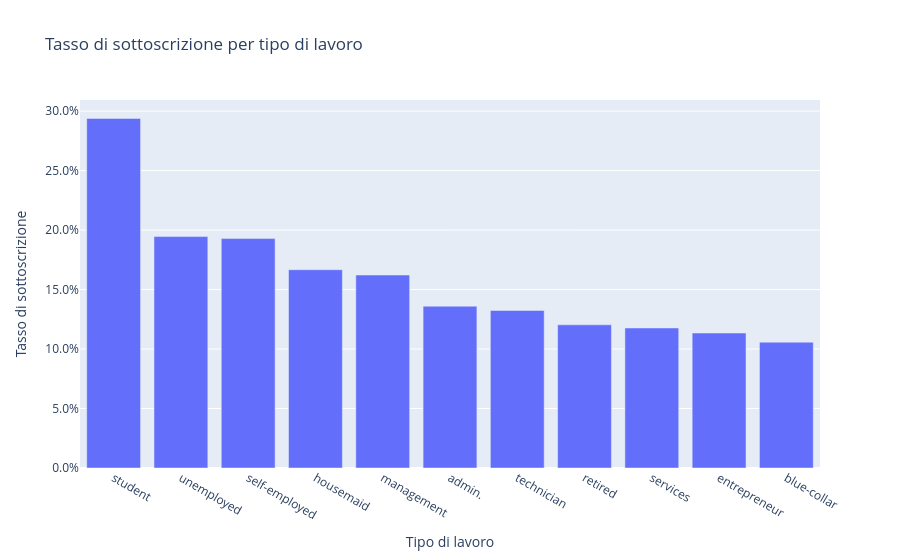

Notebook source saved alongside this figure:
### Code cell
fig = px.bar(
    job_summary_sorted,
    x="job",
    y="conversion_rate",
    hover_data=["total", "yes", "no"],
    title="Tasso di sottoscrizione per tipo di lavoro"
)
fig.update_layout(
    xaxis_title="Tipo di lavoro",
    yaxis_title="Tasso di sottoscrizione"
)
fig.update_yaxes(tickformat=".1%")
fig.show()

### Figure 1 — Plotly figure (JSON) as saved in the notebook; plotly's stock layout.template omitted (floating-point values rounded to 4 significant figures)
{"data": [{"customdata": [[878, 258, 620], [401, 78, 323], [446, 86, 360], [144, 24, 120], [2947, 478, 2469], [1728, 235, 1493], [2620, 347, 2273], [108, 13, 95], [1198, 141, 1057], [238, 27, 211], [2014, 213, 1801]], "hovertemplate": "job=%{x}<br>conversion_rate=%{y}<br>total=%{customdata[0]}<br>yes=%{customdata[1]}<br>no=%{customdata[2]}<extra></extra>", "legendgroup": "", "marker": {"color": "#636efa", "pattern": {"shape": ""}}, "name": "", "orientation": "v", "showlegend": false, "textposition": "auto", "type": "bar", "x": ["student", "unemployed", "self-employed", "housemaid", "management", "admin.", "technician", "retired", "services", "entrepreneur", "blue-collar"], "xaxis": "x", "y": [0.2938, 0.1945, 0.1928, 0.1667, 0.1622, 0.136, 0.1324, 0.1204, 0.1177, 0.1134, 0.1058], "yaxis": "y"}], "layout": {"barmode": "relative", "legend": {"tracegroupgap": 0}, "title": {"text": "Tasso di sottoscrizione per tipo di lavoro"}, "xaxis": {"anchor": "y", "domain": [0, 1], "title": {"text": "Tipo di lavoro"}}, "yaxis": {"anchor": "x", "domain": [0, 1], "tickformat": ".1%", "title": {"text": "Tasso di sottoscrizione"}}}}
